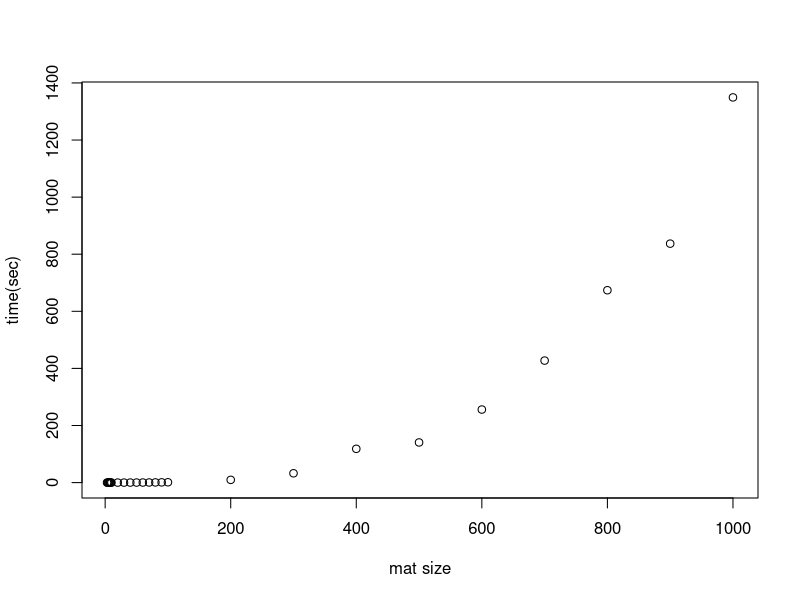
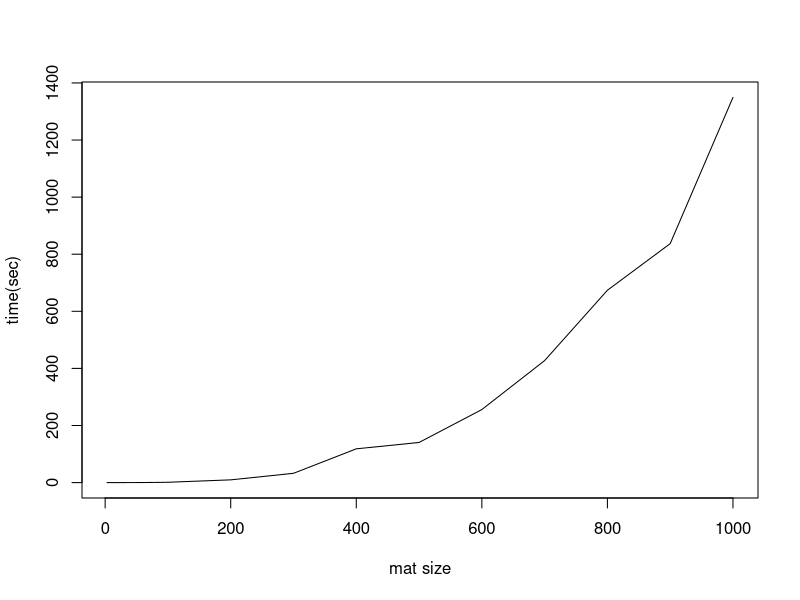
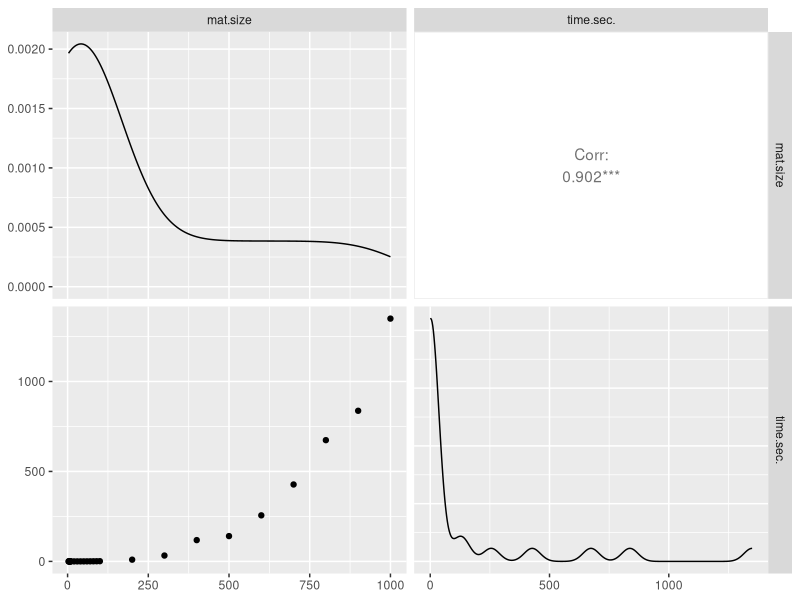
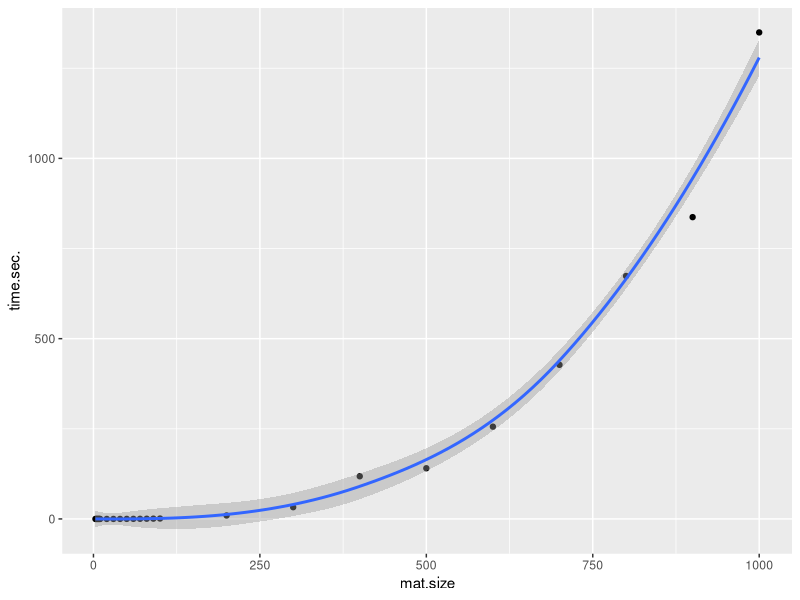
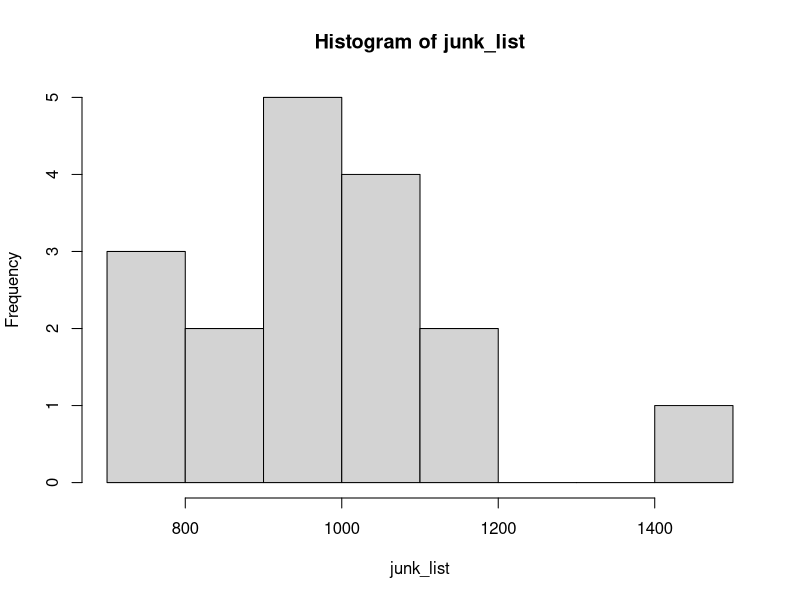
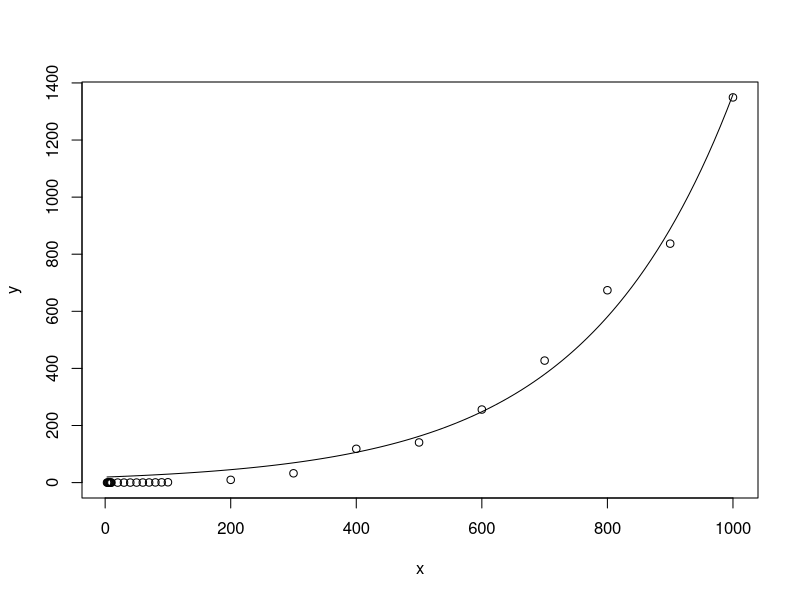

Generate these figures, in order, with R:
home <- "~/Desktop"
setwd(home)
library(data.table)
library(ggplot2)
step_2 <- fread("step_2.csv",header=TRUE,sep=",",data.table =F)

#出力
plot(step_2) #時間とN(入力数)の関係性のグラフ
plot(step_2,type="l") #時間とN(入力数)の関係性のグラフ(線でつないだもの）
library(GGally)
ggpairs(data.frame(step_2))
df <- data.frame(step_2)
ggplot(df,aes(x=mat.size,y=time.sec.))+geom_point()+geom_smooth()#geom_smooth:回帰線の追加

pdf("matsize_time.pdf",width = 8,height = 8)
dev.off()


#今回作成したprogramの時間計算量はO(N^3)である
#入力数が10倍になった時と比較するプログラムを作る 入力数10倍になった時に出力の時間は何倍になったのか
junk_list <- vector(length=17)
for(i in 1:17){
  idx <- step_2[match(step_2[i,1]*10,step_2[,1]),]
  junk <- idx[,2]/step_2[i,2]
  junk_list[i] <- junk
}
mean(junk_list)#978.2582
hist(junk_list)#ばらつきはあるので中央値で解釈しても良いかも
median(junk_list)#969.6863
#N数が10倍になった時、出力にかかる時間は978倍(約1000倍（10^3))となった。
#つまり計算量は入力数が増えた時、実行時間が増えるだいたいの割合を示す関係を表す



#time=f(mat size)
#fを見つける問題＝回帰問題＝線形モデルではないけど、線形モデルに帰る/exponetial 関数(指数関数 e^x)

#x <- seq(1,100,by=0.1) #aからbまでcづつ増加するベクトルを生成
#y <- exp(x) #e^x
x <- df$mat.size
y <- df$time.sec.
#plot(x,y,type = "l")
result_gaussian <- glm(y~x, family = gaussian(link ="log"))
#result_gamma <- glm(y~x, family = Gamma)

#glmにより算出された式を手持ちのデータの上に上書きする
pdf("glm_model.pdf",width = 8,height = 8)
plot(x,y)
xp <- seq(min(x),max(x),length=100)
lines(xp, exp(2.962797 + 0.004252*xp))
dev.off()
